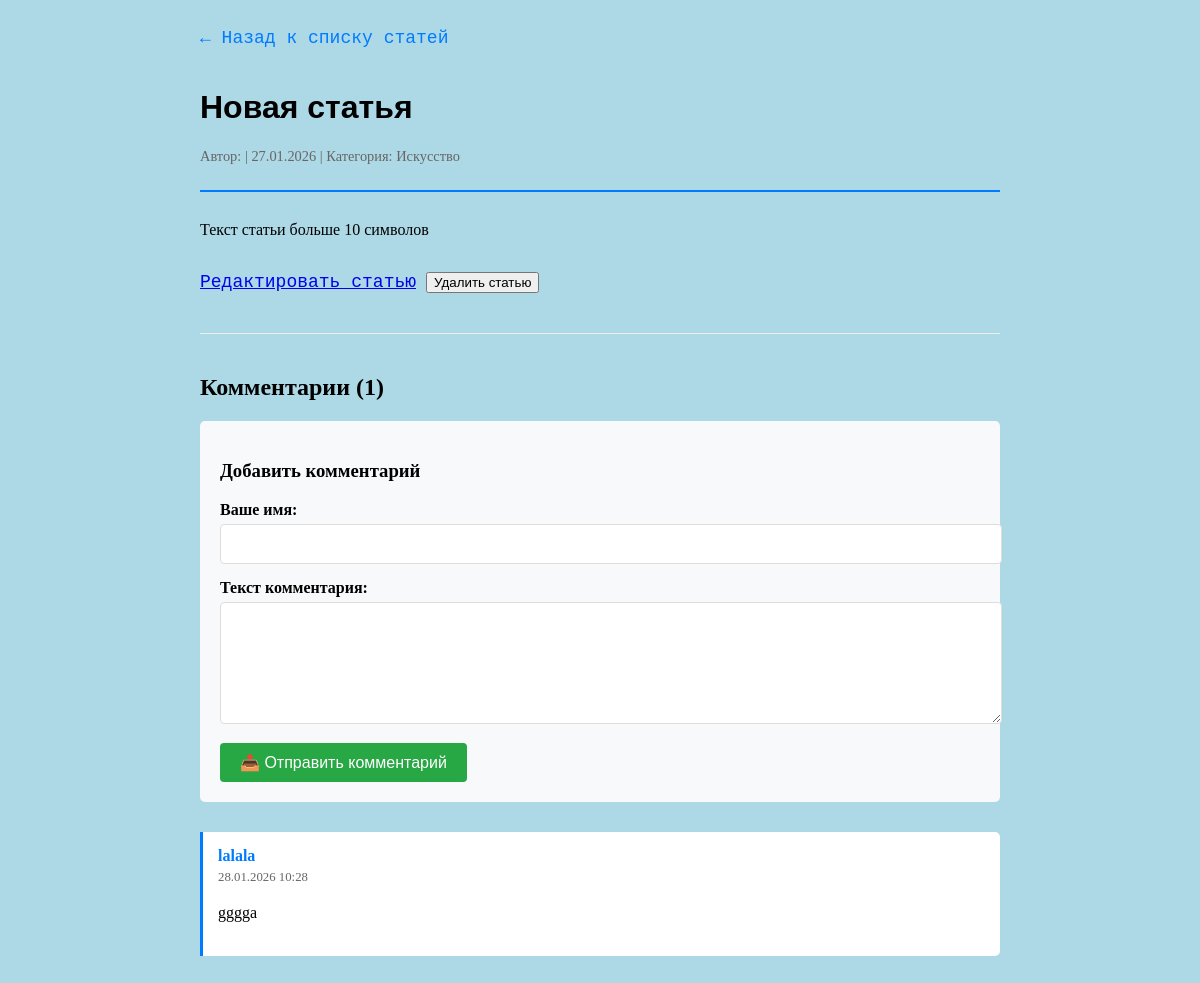
Before: /article/9/ with the older database file.
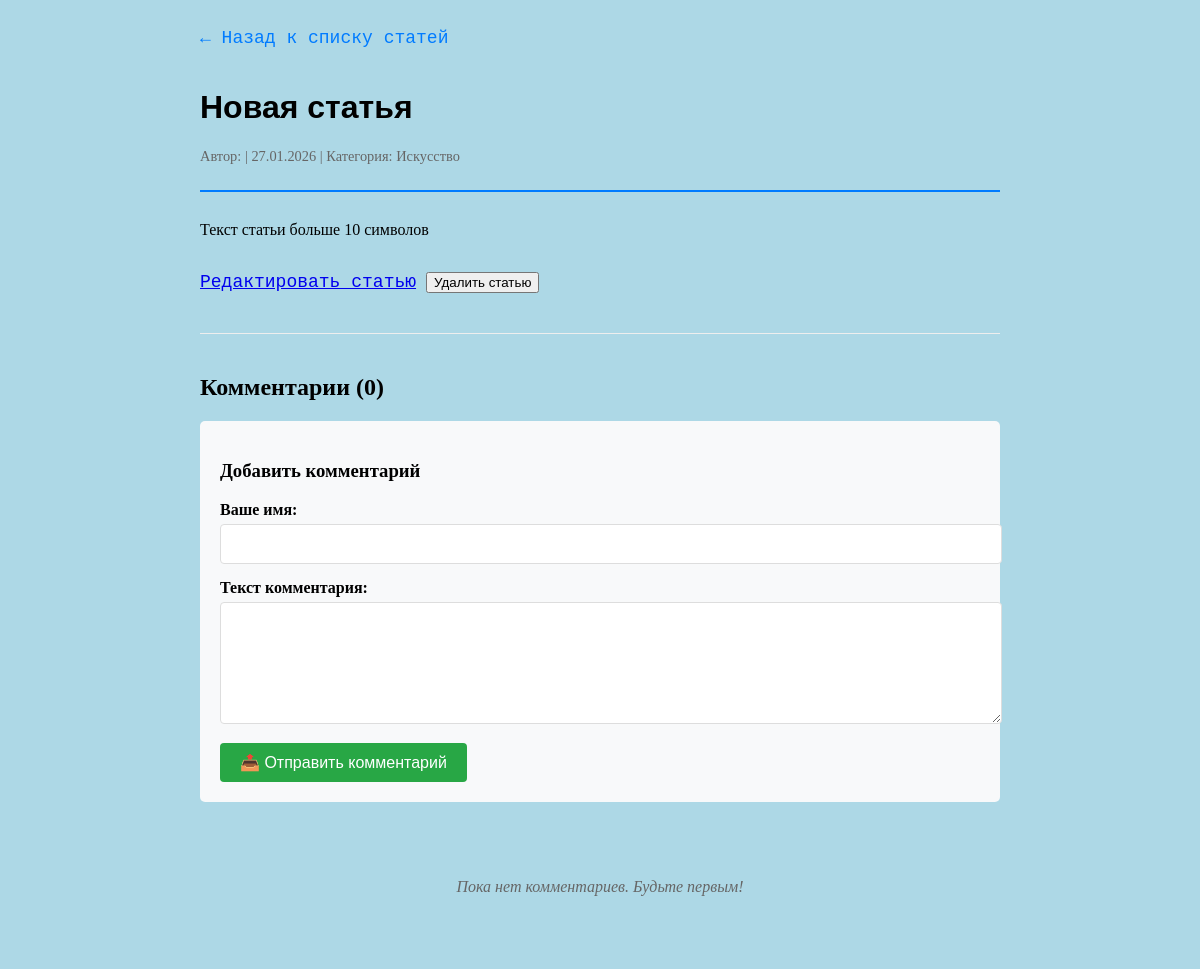
After: the same page with the newer database file.
### main/models.py (models this page shows, shortened)
class Comment(models.Model):
    text = models.TextField(verbose_name='Текст комментария')
    date = models.DateTimeField(auto_now_add=True, verbose_name='Дата комментария')
    article = models.ForeignKey(
        Article,
        on_delete=models.CASCADE,
        related_name='comments',
        verbose_name='Статья'
    )
    author_name = models.CharField(max_length=100, verbose_name='Имя автора')
    class Meta:
        ordering = ['-date']
        verbose_name = 'Комментарий'
        verbose_name_plural = 'Комментарии'

### main/views.py (the view)
# urls.py: path('article/<int:id>/', views.article_detail, name='article_detail'),
def article_detail(request, id):
    article = get_object_or_404(Article, id=id)
    comments = article.comments.all()
    if request.method == 'POST':
        form = CommentForm(request.POST)
        if form.is_valid():
            comment = form.save(commit=False)
            comment.article = article
            comment.save()
            return redirect('article_detail', id=article.id)
    else:
        form = CommentForm()
    context = {
        'article': article,
        'comments': comments,
        'form': form,
        'today': timezone.now().date()
    }
    return render(request, 'article_detail.html', context)

### main/forms.py
class CommentForm(forms.ModelForm):
    class Meta:
        model = Comment
        fields = ['text', 'author_name']
        widgets = {
            'text': forms.Textarea(attrs={
                'class': 'form-control',
                'rows': 3,
                'placeholder': 'Введите ваш комментарий...'
            }),
            'author_name': forms.TextInput(attrs={
                'class': 'form-control',
                'placeholder': 'Ваше имя'
            })
        }
        labels = {
            'text': 'Текст комментария',
            'author_name': 'Ваше имя'
        }

### main/templates/article_detail.html (shortened to what this page needs)
<!DOCTYPE html>
{% load static %}
<html>
<head>
    <link rel="stylesheet" href="{% static 'main/css/styles.css' %}">
</head>
<body>
    <div class="article-detail">
        <a href="{% url 'articles' %}" class="back-link">← Назад к списку статей</a>
        <div class="article-header">
            <h1>{{ article.title }}</h1>
            <div class="article-meta">
                <span>Автор: {{ article.user.name }}</span> |
                <span>{{ article.created_date|date:"d.m.Y" }}</span> |
                <span>Категория: {{ article.get_category_display }}</span>
            </div>
        </div>
        <div class="article-content">
            {{ article.text|linebreaks }}
        </div>
        <div class="article-actions">
            <a href="{% url 'edit_article' article.id %}" class="btn btn-edit">Редактировать статью</a>
            <form action="{% url 'delete_article' article.id %}" method="POST" style="display: inline;">
                <button type="submit" class="btn btn-delete"
                        onclick="return confirm('Удалить статью и все комментарии?')">
                    Удалить статью
                </button>
            </form>
        </div>
        <div class="comments-section">
            <h2>Комментарии ({{ comments|length }})</h2>
            <div class="comment-form">
                <h3>Добавить комментарий</h3>
                <form method="POST">
                    <div class="form-group">
                        <label for="id_author_name">Ваше имя:</label>
                        <input type="text" name="author_name" id="id_author_name"
                               value="{{ form.author_name.value|default_if_none:'' }}"
                               required maxlength="100">
                    </div>
                    <div class="form-group">
                        <label for="id_text">Текст комментария:</label>
                        <textarea name="text" id="id_text" required>{{ form.text.value|default_if_none:'' }}</textarea>
                    </div>
                    <button type="submit" class="btn-submit">📤 Отправить комментарий</button>
                </form>
            </div>
            {% if comments %}
                <div class="comments-list">
                    {% for comment in comments %}
                        <div class="comment">
                            <div class="comment-author">
                                {{ comment.author_name }}
                            </div>
                            <div class="comment-date">
                                {{ comment.date|date:"d.m.Y H:i" }}
                            </div>
                            <div class="comment-text">
                                {{ comment.text|linebreaks }}
                            </div>
                        </div>
                    {% endfor %}
                </div>
            {% else %}
                <div class="no-comments">
                    <p>Пока нет комментариев. Будьте первым!</p>
                </div>
            {% endif %}
        </div>
    </div>
</body>
</html>

Changed rows visible on the page:
removed Comment: author_name "lalala", date "28.01.2026 10:28", text "gggga"
Other visible differences:
{{ comments|length }}: "1" → "0"
text now shown: "Пока нет комментариев. Будьте первым!"
